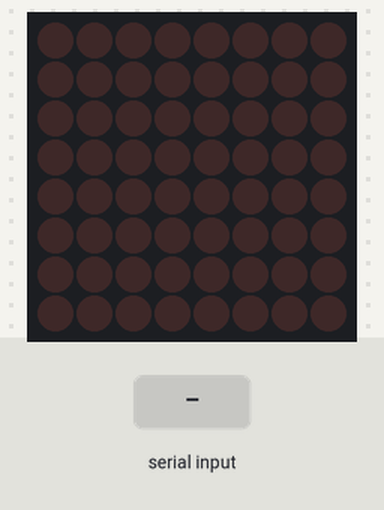
A sketch run on a simulated Arduino Uno, built with avr-gcc and run on an emulated ATmega328P. On the bench: 8×8 LED matrix. The test bench sets the inputs (shaded band).

Above: at 1.2 s.
1.3 s: "90,45\n" received over Serial
At 1.7 s:
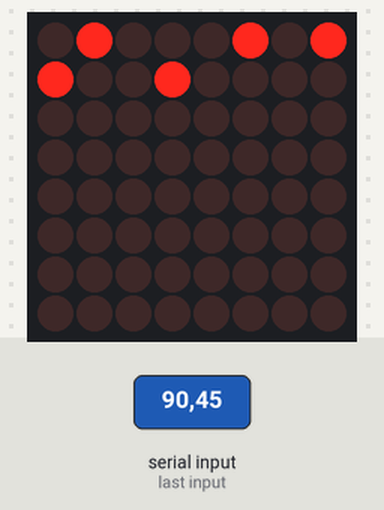
2.8 s: "30,150\n" received over Serial
At 4.0 s:
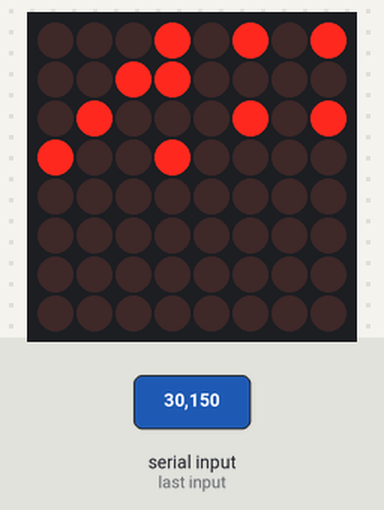
4.3 s: "90\n" received over Serial
At 5.1 s:
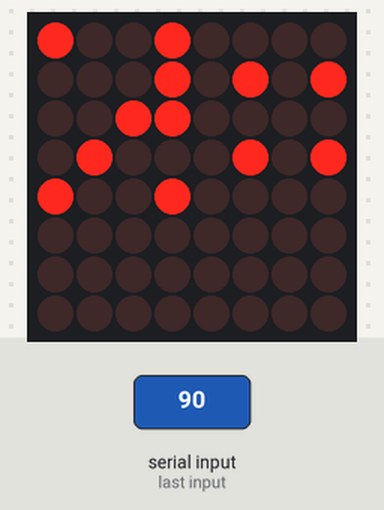
5.8 s: "200\n" received over Serial
At 6.3 s:
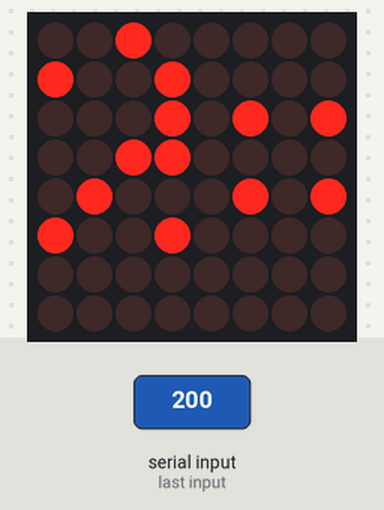
7.3 s: "90,45\n" received over Serial
At 8.5 s:
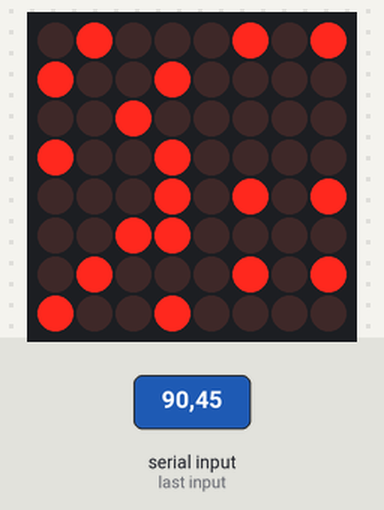
8.8 s: "30,150\n" received over Serial
At 9.9 s:
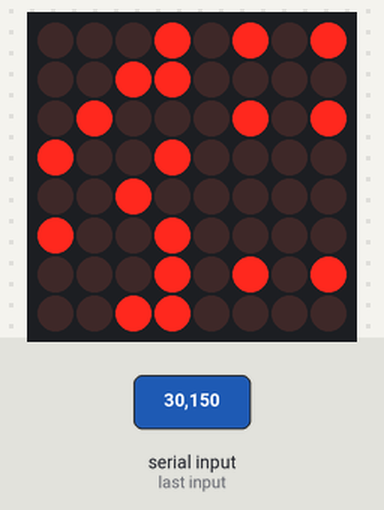
Timing chart, 0 to 11.3 s (numbered marks = the images above; inputs shaded):
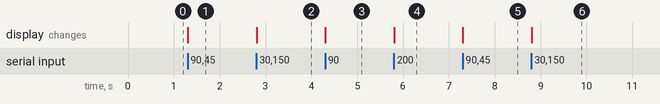

Measured:
- after the input at 1.3 s, the display: first changes at once (image 1 shows a later state)
- after the input at 2.8 s, the display: first changes at once (image 2 shows a later state)
- after the input at 4.3 s, the display: changes at once (image 3)
- after the input at 5.8 s, the display: changes at once (image 4)
- after the input at 7.3 s, the display: first changes at once (image 5 shows a later state)
- after the input at 8.8 s, the display: first changes at once (image 6 shows a later state)

The sketch:

led_marquee.ino
```cpp
/*
    Accepts 8-bit hex representing a marquee column through serial port,
    then scrolls it on LED.
*/
#include <LedControl.h>

/* data, clock, load, number of devices */
LedControl lc=LedControl(10, 11, 12, 1);
uint8_t buffer[8];
int8_t position = 0;
int8_t count = 0;
uint8_t value = 0;
int16_t in = 0;

void setup() {
  lc.shutdown(0, false);
  lc.setIntensity(0, 15);
  Serial.begin(9600);
  // initialize buffer
  for (int8_t i = 0; i < 8; i++) {
    buffer[i] = 0;
  }
}

void loop() {
  while (in = Serial.read()) {
    int8_t mult = ((1 - count) * 4);
    if (in > 96 && in < 103) { // 'a' through 'f'
      value += (in - 87) << mult;
    } else if (in > 47 && in < 58) { // '0' through '9'
      value += (in - 48) << mult;
    } else {
      // reset and stop reading on non-hex character
      if (in != -1) {
        count = 0;
        value = 0;
      }
      break;
    }
    count++;
    if (count == 2) {
      // two values read, perform output
      buffer[position] = value;
      for (int8_t i = 0; i < 8; i++) {
        int8_t p = (position - i + 8) % 8;
        lc.setRow(0, i, buffer[p]);
      }
      position = ((position + 1) % 8);
      count = 0;
      value = 0;
      break;
    }
  }
}
```
